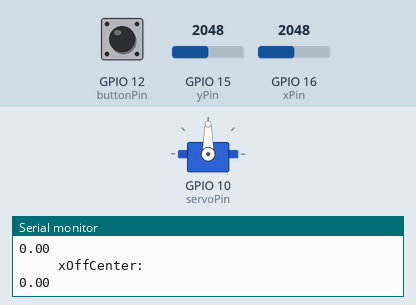
A sketch run on a simulated ESP32. Parts: servo, the last lines printed to the serial monitor. The inputs (shaded band) are chosen by the test bench; at power-on: GPIO 16 (xPin) = 2048, GPIO 12 (buttonPin) HIGH, GPIO 15 (yPin) = 2048.

Above: at 1.2 s.
1.3 s: GPIO 16 (xPin) set to 2866
At 2.5 s:
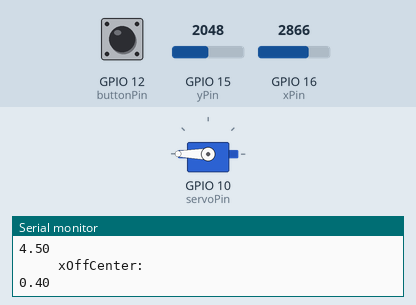
2.9 s: GPIO 16 (xPin) set to 1228
At 4.0 s:
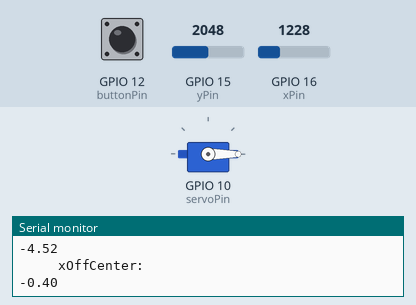
4.8 s: GPIO 16 (xPin) set to 2866
At 5.15 s:
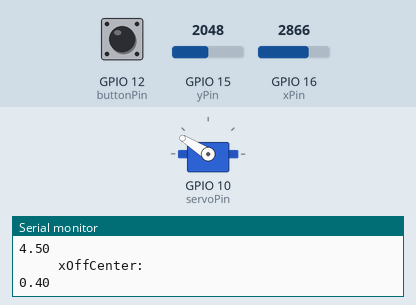
Timing chart, 0 to 7.8 s (numbered marks = the images above; inputs shaded):
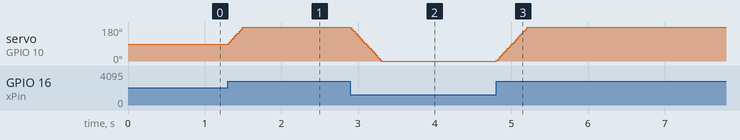

Measured:
- after the input at 1.3 s, servo on GPIO 10 (servoPin): moves from 90° to 180° over 0.19 s, starting at once
- after the input at 2.9 s, servo on GPIO 10 (servoPin): moves from 180° to 0° over 0.40 s, starting at once
- after the input at 4.8 s, servo on GPIO 10 (servoPin): moves from 0° to 180° over 0.40 s, starting at once

The sketch:

JoystickControlledServo.ino
```cpp
#include <ESP32Servo.h>
//#include <math.h>

// Create a Servo Object
Servo Servo1;

// Hardware Pins
const int servoPin = 10;
const int yPin = 15;
const int xPin = 16;
const int buttonPin = 12;

// Variables Used
int buttonState = 0;
int yValue = 0;
int xValue = 0;

// Joystick offCenter
double xOffCenter = 0;

// Servo Angle
double angle = 90;
double minAngle = 0; // Using double for future calibration function
double maxAngle = 180; // Using double for future calibration function

// Angles per Loop
double speed = 0;

// Changes the speed-to-angle ratio
double speedMultiplier = 1; // Change this when changing the loopDelay to keep the same ratio without fine tuning the whole Quad function again

// Debugging Variables
int debuggerLoopCounter = 0;
int loopDelay = 10;
int waitLoopCount = 300 / loopDelay;

// Joystick Speed Variables
int x_power_2 = 1;
int x_power_1 = 14;
double x_power_0 = -1.25;
double joystickScaleDivider = 2048;
int maxSpeed = 12;

void setup() {
  // Attach Pin to Servo
  Servo1.attach(servoPin);

  // Start Serial
  Serial.begin(115200);

  // Give buttonPin an internal pullup resistor
  pinMode(buttonPin, INPUT_PULLUP);
}

void loop() {
  // Read buttonState
  buttonState = digitalRead(buttonPin);

  // Read Joystick X and Y axis
  yValue = analogRead(yPin);
  xValue = analogRead(xPin);

  xOffCenter = calculateOffCenter(xValue);
  speed = offCenterToSpeed(xOffCenter, x_power_2, x_power_1, x_power_0);
  angle += speed * speedMultiplier;

  angle = fixServoAngle(angle, minAngle, maxAngle);

  Servo1.write(angle);

  debuggerLoopCounter++;
  debuggerLoop();

  delay(loopDelay);
}

void debuggerLoop()
{
  if (debuggerLoopCounter == waitLoopCount)
  {
    debuggerLoopCounter = 0;

    // Log X and Y axis Values
    Serial.println("xValue: ");
    Serial.println(xValue);
    Serial.println("    yValue: ");
    Serial.println(yValue);

    // Log Servo Angle
    Serial.println("    Servo Angle: ");
    Serial.println(angle);

    // Log Speed
    Serial.println("speed: ");
    Serial.println(speed);

    // Log offCenter
    Serial.println("     xOffCenter: ");
    Serial.println(xOffCenter);

  }
}

// Caclulates offCenter by giving it a floating point number from -1 to 1
double calculateOffCenter(int xValueInput)
{
  double xValueToRange = map(xValueInput, 0, 4095, -2048, 2047);
  double offCenter = xValueToRange / joystickScaleDivider;

  return offCenter;
}

// Transfers offcenter to angle change with position - or +
double offCenterToSpeed(double axisOffCenter, int power2,int power1, double power0)
{
  int sign = 0;
  double speed = 0;
  if (axisOffCenter <= 0.05 && axisOffCenter >= -0.05)
  {
    return speed;
  }
  else if (axisOffCenter < 0)
  {
    sign = -1;
  }
  else
  {
    sign = 1;
  }

  // Use a Quadratic Equation for Linear accereration + slight boost at the end
  speed = sign * (axisOffCenter * axisOffCenter) * power2 + axisOffCenter * power1 + sign * power0;

  // Check if power0 causes the speed to change sign
  if (sign == -1) {
    if (speed > 0)
    {
      // Makes it so servo can't go right if you move the joystick to the left
      speed = 0;
    }
  }
  else {
    if (speed < 0) {
      // Makes it so servo can't go left if you move the joystick to the right
      speed = 0;
    }
  }

  // Check if Speed has gone over maxSpeed or under -maxSpeed
  if(speed > maxSpeed)
  {
    speed = maxSpeed;
  }
  else if (speed < -maxSpeed)
  {
    speed = -maxSpeed;
  }

  // Return Speed
  return speed;
}

// Check if angle exceeds minAngle or maxAngle
double fixServoAngle(double angle, double minAngle, double maxAngle)
{
  if (angle <= maxAngle && angle >= minAngle)
  {
    // Do nothing
  }
  else if (angle > maxAngle)
  {
    angle = maxAngle;
  }
  else
  {
    angle = minAngle;
  }

  return angle;
}
```
